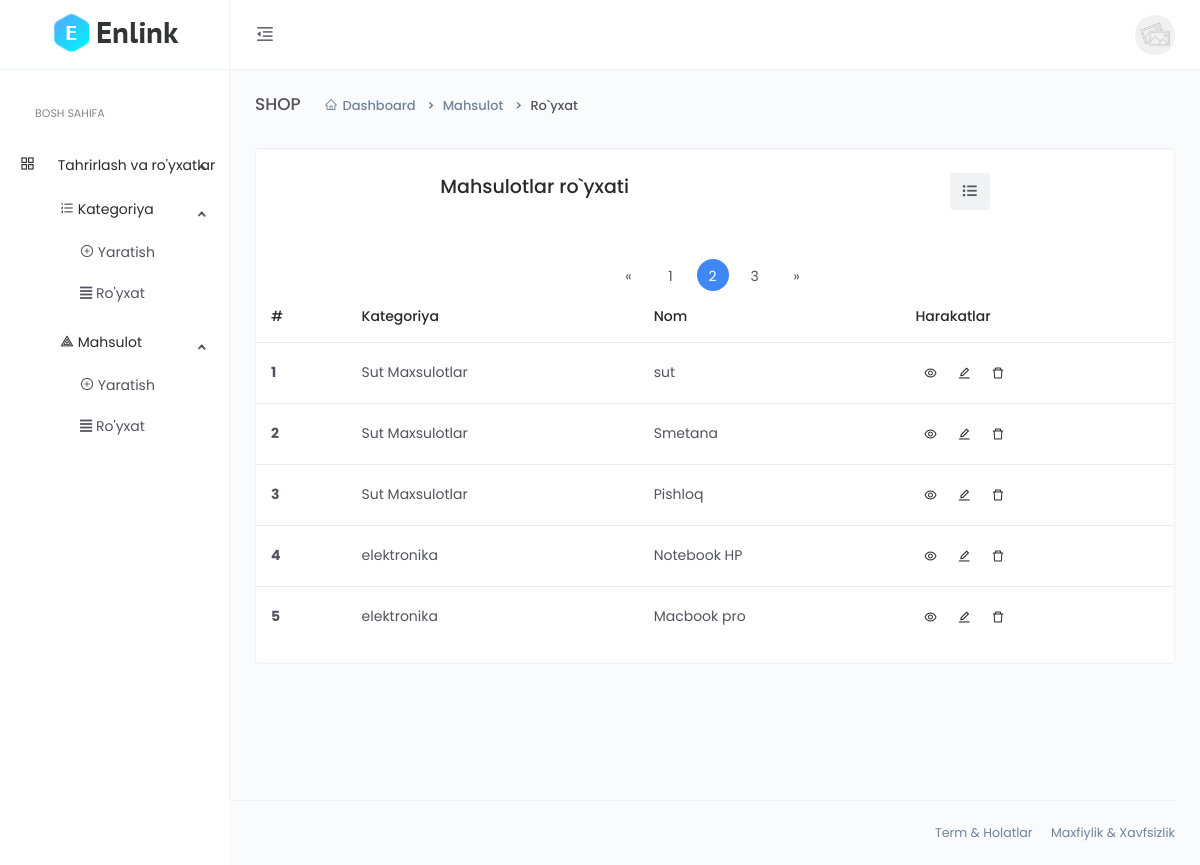
/dashboard/product-list?page=2 (signed in), run on an earlier commit of the app's database.
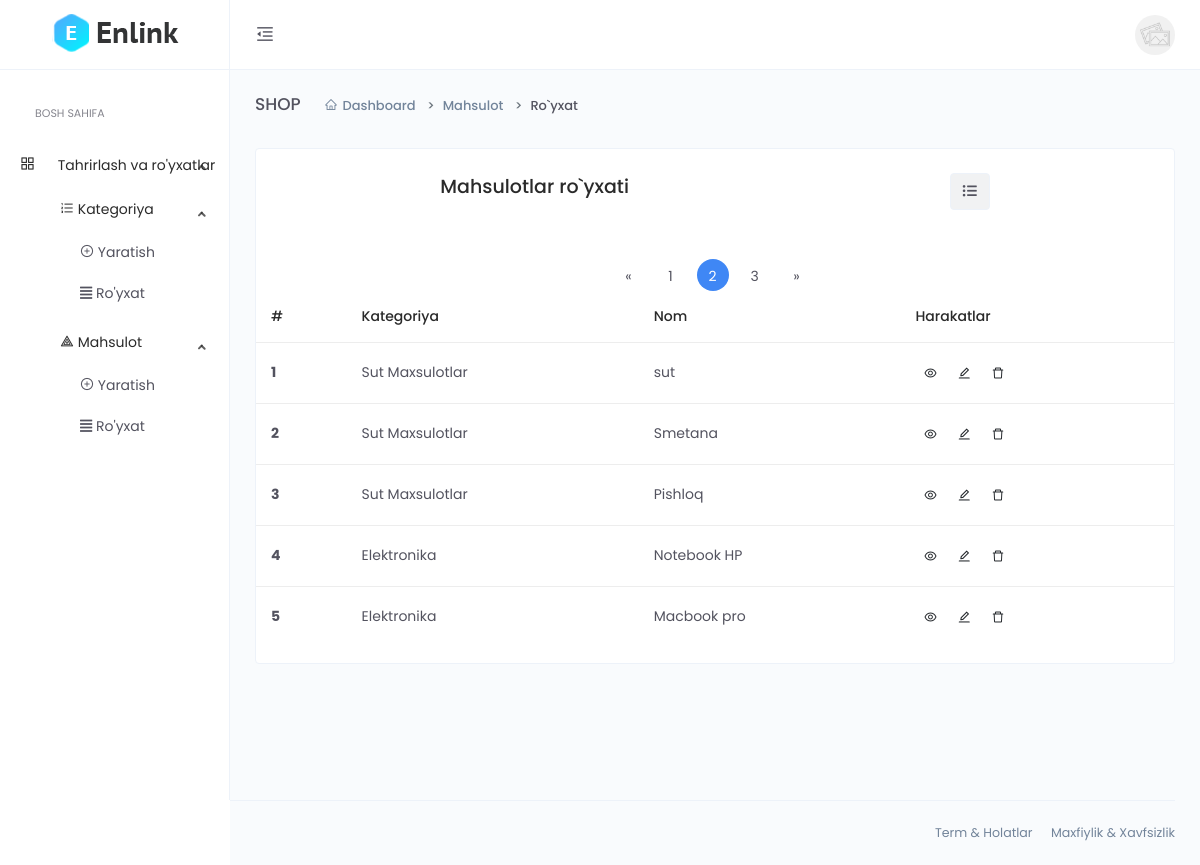
And on a later commit of the database.
### main/models.py (models this page shows, shortened)
class CodeGenerate(models.Model):
    code = models.CharField(max_length=255, blank=True,unique=True)
    class Meta:
        abstract = True

class Product(CodeGenerate):
    category = models.ForeignKey(Category, on_delete=models.CASCADE)
    name = models.CharField(max_length=255)
    body = models.TextField()
    price = models.DecimalField(decimal_places=2, max_digits=10)
    discount_price = models.DecimalField(decimal_places=2, max_digits=10,
                                         blank=True, null=True)
    banner_img = models.ImageField(upload_to='banner-img/')
    quantity = models.IntegerField()
    delivery = models.BooleanField(default=False)

class Category(CodeGenerate):
    name = models.CharField(max_length=255, unique=True)
    def __str__(self):
        return self.name

### main/funcs.py (the view)
    def wrapper(request, *args, **kwargs):
        if request.user.is_staff:
            result=func(request, *args, **kwargs)
        else:
            return redirect('front:index')
        return result

### main/dashboard/views.py (called while the page is built, shortened)
def paginator_page(List, num, request):
    paginator = Paginator(List, num)
    pages = request.GET.get('page')
    try:
        page = paginator.page(pages)
    except PageNotAnInteger:
        page = paginator.page(1)
    except EmptyPage:
        page = paginator.page(paginator.num_pages)
    return page

@staff_required
def product_list(request):
    categories = models.Category.objects.all()
    category_code = request.GET.get('category_code')
    queryset = models.Product.objects.all()
    context = {
          'queryset':paginator_page(queryset, 5, request),
          'categories':categories,
          'category_code':category_code,
    }
    return render(request, 'dashboard/product/list.html', context)

### main/funcs.py (called while the page is built)
def staff_required(func):
    def wrapper(request, *args, **kwargs):
        if request.user.is_staff:
            result=func(request, *args, **kwargs)
        else:
            return redirect('front:index')
        return result
    return wrapper

### templates/dashboard/product/list.html (shortened to what the changed rows need)
{% extends 'dashboard/base.html' %}
{% block content %}
<div class="main-content">
    <div class="page-header">
        <h2 class="header-title">SHOP</h2>
    </div>
    <div class="card">
            <div class="m-t-25">
                <div class="table-responsive">
                    <table class="table">
                        <thead>
                            <tr>
                                <th scope="col">#</th>
                                <th scope="col">Kategoriya</th>
                                <th scope="col">Nom</th>
                                <th scope="col">Harakatlar</th>
                            </tr>
                        </thead>
                        <tbody>
                            {% for q in queryset %}
                            <tr>
                                <th scope="row">{{forloop.counter}}</th>
                                <td>{{q.category.name}}</td>
                                <td>{{q.name}}</td>
                                <td>
                                    <a href="{% url 'dashboard:product_detail' q.code %}" class="btn btn-icon btn-hover btn-sm btn-rounded">
                                        <i class="anticon anticon-eye"></i>
                                    </a>
                                    <a href="{% url 'dashboard:product_update' q.code %}" class="btn btn-icon btn-hover btn-sm btn-rounded">
                                        <i class="anticon anticon-edit"></i>
                                    </a>
                                    <button type="button" class="btn btn-icon btn-hover btn-sm btn-rounded" data-toggle="modal" data-target=".bd-example-modal-sm{{forloop.counter}}">
                                        <i class="anticon anticon-delete"></i>
                                    </button>
                                </td>
                            </tr>
                            {% endfor %}
                        </tbody>
                    </table>
                </div>
            </div>
        </div>
    </div>
</div>
{% endblock %}

What changed in the data, as far as the page shows it:
changed through a linked row, Product "Notebook HP": category.name "elektronika" → "Elektronika"
changed through a linked row, Product "Macbook pro": category.name "elektronika" → "Elektronika"
